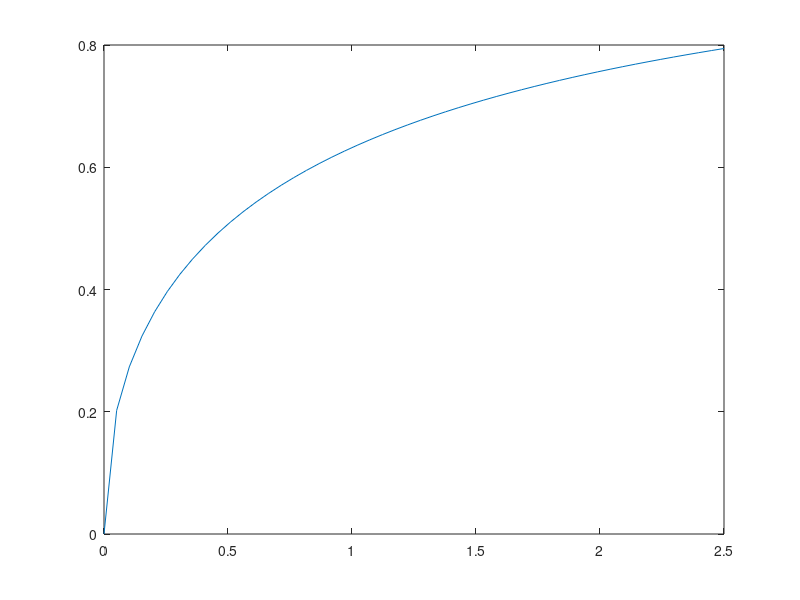

Source code (MATLAB): (Note: this script raises an error after producing the figure.)
% % % % % % % % % % % % % % % % % % % % % % % % % % % % % % % % 
%  RANDOM STUFF
% % % % % % % % % % % % % % % % % % % % % % % % % % % % % % % % 

% october 11, 2016
% weibull
clear all

a = 1;
lambda = 1;
k = .5;

xx = linspace(0,2.5,50);
y = a.*(1-exp(-(xx./lambda).^k));
plot(xx,y);



%% checking to see SD of nLLs for different model
% 6/29/2016

modelname = 'REM';
nSamples = 100;

% simulate data
[resp, tp] = simulate_resp(modelname,1,1,[])

paramtry = tp;
nLLVec = nan(1,nSamples);
for isample = 1:nSamples
    isample
    nLLVec(isample) = nLL_approx_vectorized(modelname,paramtry,1,resp.new,resp.old);
end

hist(nLLVec,15); defaultplot
std(nLLVec)

%% looking at diff parameters effect on log function
% july 7, 2016

xx = linspace(-10,10,100);
a = 1;
b = 1;
% c = .05;
nConf = 20;

% yy = a.*log(xx) + b;
signxx = sign(xx);
% yy = a.*log(xx) + b + nConf/2 + 1;
% yy2 = a.*log(xx.*exp(b)./a) + nConf/2 + 1;
% plot(xx,yy,'k',xx,yy2,'r--'); defaultplot
yy = min(max(round(a.*log(abs(xx)) + b + nConf/2 + 1),nConf/2 +1),nConf); % log function shifted up to confidence region
yy2 = min(max(round(a.*log(abs(xx) + b) + nConf/2 + 1),nConf/2 +1),nConf); % log function shifted up to confidence region
subplot(1,2,1);
plot(xx,yy,'k',xx,yy2,'r'); defaultplot
ylim([11 20])

yy(signxx == -1) = nConf+1 - yy(signxx == -1);
yy2(signxx == -1) = nConf+1 - yy2(signxx == -1);
subplot(1,2,2);
plot(xx,yy,'k',xx,yy2,'r'); defaultplot
ylim([ 1 20])
% blahhist = hist(yy,1:nConf)

% =======================================
%     MODEL FITTING RELATED
% =======================================


%% remove txt spacing for models and subjects

modelVec = {'FP','REM'};
binningfnVec = [3 4];
optimMethod = 'patternbayes';

nModels = length(modelVec);
nBinningfns = length(binningfnVec);
nSubj = 14;


for imodel = 1:nModels
    model = modelVec{imodel};
    
    for ibinningfn = 1:nBinningfns
        binningfn = binningfnVec(ibinningfn);
        
        for isubj = 1:nSubj
            removetxtspaces(model,binningfn,isubj,optimMethod);
        end
    end
end


%% checking which jobs need to be resubmitted

modelname = 'REM';
binningfn = 3;
optimMethod = 'patternbayes';
nSubj = 14;
z = nan(50,2);

for isubj = 1:nSubj
    removetxtspaces(modelname,binningfn,isubj,optimMethod)
    isubj
    for i=1:50
        z(i,2) = countnum2(modelname,binningfn,isubj,[1; i]);
        z(i,1)=i;
    end
    z'
end

%% separate jobs for each person
clear

modelname = 'FP';
binningfn = 3;
optimMethod = 'patternbayes';
subjids = 14;
Mmax = 50;
filepath = 'model/4_fitdata/';
approxTime = linspace(.22*1000/3600,4.61*1000/3600,50);
maxTime = 48;
nJobs = 15;
nStartVals = 10;

for isubj = 1:subjids
    isubj
    subjid = isubj;%subjids(isubj);
    
    jobnumVec = []; estTimeVec = [];
    for iM = 1:Mmax
        counts = max([nStartVals - countnum2(modelname, binningfn,subjid, [1;iM]) 0]);
        jobnumVec = [jobnumVec repmat(iM,1,counts)];
        estTimeVec = [estTimeVec repmat(approxTime(iM),1,counts)];
    end
    
    jobfilename = [filepath 'joblist_' modelname num2str(binningfn) '_subj' num2str(subjid) '.txt' ];
    create_joblist(jobfilename, jobnumVec, estTimeVec, maxTime, nJobs)
end



%% create joblist

nStartVals = 10;
esttimeVec = linspace(0.08,8,100);
jobnumVec = repmat([66:75],1,nStartVals);
esttimeVec = esttimeVec(jobnumVec);
maxTime = 64;
filepath = 'model/4_fitdata/';

% for subjid = 1:14;
%     jobfilename = [filepath 'joblist_' modelname num2str(binningfn) '_subj' num2str(subjid) '.txt' ];
%     create_joblist(jobfilename, jobnumVec, esttimeVec, maxTime);
% end

jobfilename = [filepath 'joblist_09052016.txt'];
create_joblist(jobfilename, jobnumVec, esttimeVec, maxTime);


%% checking nLLs are consistent (debugging)
% 08.15.2016

clear

modelname = 'FP';
optimMethod = 'patternbayes';
binningfn = 0;
memstrengthvar = 1;
load(['paramfit_' optimMethod '_' modelname num2str(binningfn) num2str(memstrengthvar) '.mat'])
subjids = 1;

load('subjdata.mat')
nLL = nan(1,length(subjids));
for isubj = subjids
    isubj
    nLL(isubj) = nLL_approx_vectorized( modelname, bestFitParam(isubj,:), binningfn, memstrengthvar, nNew_part(isubj,:), nOld_part(isubj,:), [], 50, 30 );
    %     bfp = [bestFitParam(isubj,[1 2 end 5 3 4]) 1e-3 1]; % for binningfn = 2, memstrengthvar = 1;
    %     bfp = [bestFitParam(isubj,[1 2 5 4]) 1 0 2 bestFitParam(isubj,3)]; % for binningfn = 1; memstrength = 0
    %     bfp = [bestFitParam(isubj,[1 2 5 4 3]) 0 2 1 ];
    bfp = [bestFitParam(isubj,[1 2 5 4 3]) 0 2 1]; % 01: pcorr --> lin
    memstrengthfn = 1;
    nLL2(isubj) = nLL_approx_vectorized2( modelname, bfp, memstrengthfn, nNew_part(isubj,:), nOld_part(isubj,:), [], 50, 30 );
end

[nLL_est(subjids) nLL' nLL2'] % nLL3']

%% debugging
isubj = 2;
[pnew pold] = nLL_approx_vectorized( modelname, bestFitParam(isubj,:), binningfn, memstrengthvar, nNew_part(isubj,:), nOld_part(isubj,:), [], 50, 30 );
figure; plot(1:20,pnew,1:20,pold)
ylim([0 0.3])

%% checking that nLLs are consistnent between old and new nLL functions

clear

modelname = 'REM';
optimMethod = 'patternbayes';
binningfn1 = 1;
memstrengthvar = 0;
binningfn2 = 1;
load(['paramfit_' optimMethod '_' modelname num2str(binningfn2) '.mat'])
load('subjdata.mat')
isubj = 14;

nSamples = 100;
newnLL = nan(1,nSamples);
oldnLL = nan(1,nSamples);
for isample = 1:nSamples;
    isample
    if binningfn1 == 1;
        bfp = [bestFitParam(isubj,:) 0];
        bfp(end-1) = -bfp(end-1);
    end
    newnLL(isample) = nLL_approx_vectorized( modelname, bfp, binningfn1, memstrengthvar, nNew_part(isubj,:), nOld_part(isubj,:), [], 50, 30 );
    oldnLL(isample) = nLL_approx_vectorized_old( modelname, bestFitParam(isubj,:), binningfn2, nNew_part(isubj,:), nOld_part(isubj,:), [], 50, 30 );
end

if nSamples > 10
    figure
    [counts,centers] = hist(newnLL);
    [counts2,centers2] = hist(oldnLL);
    plot(centers,counts,centers2,counts2)
    defaultplot
else
    [newnLL; oldnLL]
end

%% changing file names to be consistent with new model naming scheme
clear all

modelname = 'FPheurs';
binningfnnew = 1;
binningfnold = 1;
memstrengthvar = 0;
nParamsold = 4; % how many parameters does the old way have
filepath = 'model/4_fitdata/BPSfits/';

nSubj = 14;
for isubj = 1:nSubj
    % load old file
    filename = ['paramfit_patternbayes_' modelname num2str(binningfnold) ...
        '_subj' num2str(isubj) '.txt'];
    alldata = dlmread(filename);
    
    % flip d0
    alldata(:,nParamsold) = -alldata(:,nParamsold);
    alldata(:,2*nParamsold+1) = -alldata(:,2*nParamsold+1);
    
    % add 0 sigma_mc
    nrows = size(alldata,1);
    alldata = [alldata(:,1:nParamsold) zeros(nrows,1) ...
        alldata(:,nParamsold+1:2*nParamsold+1) zeros(nrows,1) alldata(:,2*nParamsold+2)];
    
    % write to new file
    newfilename = [filepath 'paramfit_patternbayes_' modelname num2str(binningfnold) ...
        num2str(memstrengthvar) '_subj' num2str(isubj) '.txt'];
    
    fid = fopen(newfilename, 'w');
    formatSpec = repmat('%4.4f \t ',1,2*nParamsold+4);
    formatSpec = [formatSpec(1:end-3) '\r\n'];
    
    for irows = 1:nrows;
        fprintf(fid, formatSpec, alldata(irows,:));
    end
    fclose(fid);
    
end

%% checking nLL of fit parameters with nLL given

bestFitParam(isubj,:)
nLL_est(isubj,:)

[nnew_part, nold_part] = loadsubjdata(isubj,modelname,20);
nLL_approx_vectorized(modelname,bestFitParam(isubj,:),binningfn,nnew_part,nold_part)

%% saving data and model for each subject
clear all

modelname = 'FP';
binningfn = 3;
subjids = 1:14;
nSubj = length(subjids);
optimMethod = 'patternbayes';

load(['paramfit_' optimMethod '_' modelname num2str(binningfn) '.mat'])

% do this part while on debugger
plotparamfits(modelname,binningfn,optimMethod,bestFitParam(subjids,:),20, 0, 0, subjids, [1 1 0 0])
model = [];
model.new = round(pNew_est*150);
model.old = round(pOld_est*150);
data = [];
data.new = nNew_part;
data.old = nOld_part;
save('datamodel_forRonald.mat','data','model');

%% looking at subject stuff
% debugging for REM subject 4

nSubj = 14;
nnew_part = nan(nSubj,20); nold_part = nnew_part;
for isubj = 1:nSubj
    [nnew_part(isubj,:), nold_part(isubj,:)] = loadsubjdata(isubj);
end

%% Figure 2B from Mickes et al., 2007 paper
% (percent correct for each confidence)

clear all

modelname = 'FP';
binningfn = 3;
optimMethod = 'patternbayes';
nX = 100;
nS = 50;

subjids = [1:10 12:14];
nSubj = length(subjids);

% get data for subjects
load('subjdata.mat')
nNew_part = sum(nNew_part(subjids,:));
nOld_part = sum(nOld_part(subjids,:));

% get number of responses for model
load(['paramfit_' optimMethod '_' modelname num2str(binningfn) '.mat'],'bestFitParam') % load bestFitParam
nNew_mod = nan(14,20); nOld_mod = nNew_mod;
for isubj = 1:14;
    subjid = subjids(isubj)
    theta = bestFitParam(subjid,:);
    
    [nNew_mod(isubj,:), nOld_mod(isubj,:)] = simulate_data(modelname, theta, binningfn, nX, nS);
end

% sum of model predictions
nNew_mod_all = sum(nNew_mod(subjids,:));
nOld_mod_all = sum(nOld_mod(subjids,:));

% plot of responses of frequencies
figure; bar([nNew_part; nNew_mod_all; nOld_part; nOld_mod_all]');
legend('data new','model new', 'data old', 'model old')
axis([0.5 20.5 0 250]); defaultplot; defaultplot;
xlabel('Rating')
ylabel('Frequency')

% pc for confidence
PC_part = [nNew_part(1:10)./(nOld_part(1:10) + nNew_part(1:10)) nOld_part(11:20)./(nNew_part(11:20) + nOld_part(11:20))];
PC_mod = [nNew_mod_all(1:10)./(nOld_mod_all(1:10) + nNew_mod_all(1:10)) nOld_mod_all(11:20)./(nNew_mod_all(11:20) + nOld_mod_all(11:20))];
figure; bar([PC_part; PC_mod]'); axis([0.5 20.5 0.4 1]); legend('data','model'); defaultplot;
xlabel('Rating')
ylabel('Proportion Correct')

%% check variance of LL estimates
% clear

nSamples = 10;
modelname = 'REM';
binningfn = 1;
memstrengthvar = 0;
optimMethod = 'patternbayes';
subjid = 2;

% get best fit parameters and subject data
[nnew_part, nold_part] = loadsubjdata(subjid,modelname);
% load(['paramfit_' optimMethod '_' modelname num2str(binningfn) '.mat'])

nLLVec = nan(1,nSamples); timeVec = nan(1,nSamples);
for isamp = 1:nSamples
    isamp
    t0 = GetSecs;
    nLLVec(isamp) = nLL_approx_vectorized(modelname,bestFitParam(subjid,:),binningfn,memstrengthvar,nnew_part,nold_part,[],30,50);
    timeVec(isamp) = GetSecs - t0;
end

nLLVec

%% model comparison (AIC)
% 08182016

clear all

modelnames = {'FP','FP'};
binningfns = [3 5];
optimMethod = 'patternbayes';
nModels = length(modelnames);
nSubj = 14;

AICVec = nan(nSubj,nModels);
nLLMat = nan(nSubj,nModels);
for imodel = 1:nModels;
    modelname = modelnames{imodel};
    binningfn = binningfns(imodel);
    load(['paramfit_' optimMethod '_' modelname num2str(binningfn) '.mat']) % load bestFitParam
    k = size(bestFitParam,2) -1
    
    nLLMat(:,imodel) = nLL_est;
    AICVec(:,imodel) = 2*(k + nLL_est);
end

%% get UVSD binning to work
% 08.26.2016
clear all
theta = [1 1.25 1 0];
binningfn = 0;

[pnew, pold, confBounds] = responses_uneqVar(theta, binningfn);
centers_new = linspace(-3,3,50);
centers_old = linspace(theta(1)-3*theta(2),theta(1)+3*theta(2),50);
counts_new = normpdf(centers_new);
counts_old = normpdf(centers_old,theta(1),theta(2));

figure;
plot(centers_new, counts_new,'Color',aspencolors('greyblue')); hold on;
plot(centers_old, counts_old,'Color',aspencolors('dustygold'))
plot(repmat(confBounds(:),1,2)', repmat([0 max([counts_new(:); counts_old(:)])],length(confBounds),1)','Color',0.7*ones(1,3));

%% fit UVSD model
% 08.26.2016
clear all

modelname = 'UVSD';
binningfn = 4;
fixparams = [6; 0];
nStartVals = 2;

blah = GetSecs;
for isubj = 1:14
    isubj
    fitdata_cluster(isubj, modelname, binningfn, fixparams,[],[],nStartVals);
end
timee = GetSecs - blah

%% looking at how confhist is calculated. debugging
% 08.29.2016

load('paramfit_patternbayes_FP21.mat')
binningfn = 2;
memstrengthvar = 1;
isubj = 7;

theta = bestFitParam(isubj,:);
[nnew_part,nold_part] = loadsubjdata(isubj);
nLL_approx_vectorized( modelname, theta, binningfn, memstrengthvar, nnew_part, nold_part)

%% =====================================================
%       DOING STUFF WITH FIT PARAMETERS
% ======================================================
 clear all

modelname = 'FP';
binningfn = 4;
optimMethod = 'patternbayes';
subjids = [1:14];

%% remove txt spacing
for isubj = subjids
    removetxtspaces(modelname,isubj,optimMethod);
end

%% get MLE parameter estimates
getbestfitparams(modelname,subjids)

%% load MLE parameter estimates
load(['paramfit_' optimMethod '_' modelname num2str(binningfn) '.mat'])

%% plot best fit parameters
subjids = [1:14];
plotparamfits(modelname,bestFitParam(subjids,:),binningfn, 20, 0, subjids, [1 1 0 0])

%% calculate pnew and pold and save in file for ronald
load('subjdata.mat')

nSubj = 14;
nNew_mod = nan(nSubj,20); nOld_mod = nan(nSubj,20);
for isubj = 1:nSubj
    isubj
    [nNew_mod(isubj,:),nOld_mod(isubj,:)] = nLL_approx_vectorized(modelname,bestFitParam(isubj,:),binningfn, memstrengthvar, nNew_part(isubj,:), nOld_part(isubj,:), [], 100, 50);
end

nNew_mod = bsxfun(@times,nNew_mod,sum(nNew_part,2));
nOld_mod = bsxfun(@times,nOld_mod,sum(nOld_part,2));
save(['model/4_fitdata/BPSfits/' modelname num2str(binningfn) num2str(memstrengthvar) '_datamodel.mat'],'nNew_part','nOld_part','nNew_mod','nOld_mod')

%% getting the nLL of MLE estimate for each M


%% plotting binning function

xx = linspace(0,10,100);
nSubj = size(bestFitParam,1);
nConf = 20;

figure;
for isubj = 1:nSubj
    theta = bestFitParam(isubj,:);
    
    switch modelname
        case {'FP','FPheurs'}
            M = theta(1);
            sigma = theta(2);
        case 'REM'
            M = theta(1);                   % number of features
            g = theta(2);                   % probability of success (for geometric distribution)
            ustar = theta(3);               % probability of encoding something
            c = theta(4);                   % probability of encoding correct feature value
            m = theta(5);                   % number of storage attempts
            
            p0 = (1-ustar)^m;               % probability of x_ij= 0
            pM = (1-p0)*geocdf(m-1,c);      % probability of x_ij = s_ij (match)
            pQ = 1 - p0 - pM;               % probability drawn randomly (mismatch)
    end
    
    binvalues = 1.5:(nConf/2 - 0.5);
    switch binningfn
        case 0
            slope = theta(end-2);
        case 1
            k = theta(end-2);
        case 2 % logarithmic
            a = theta(end-3);
            b = theta(end-2);
        case 3 % power law
            a = theta(end-4);
            b = theta(end-3);
            gamma = theta(end-2);
            yy = a.*((xx.^gamma - 1)./gamma) + b;
            tempp = gamma.*(binvalues -b)./a + 1;
            tempp(tempp < 0) = nan;
            confbounds = tempp.^(1/gamma);
        case 4 % weibull
            scale = theta(end-5);
            shift = theta(end-4);
            a = theta(end-3);
            b = theta(end-2);
            yy = a.*(1-exp(-(xx./scale).^shift)) + b;
            tempp = 1 - (binvalues -b)./a;
            tempp(tempp < 0) = nan;
            tempp(tempp > 1) = nan;
            confbounds = scale.*(-log(tempp)).^(1/shift);
    end
    d0 = theta(end-1);
    
    subplot(4,4,isubj);
    plot(xx,yy,'k-')
    hold on;
    plot(confbounds+d0,binvalues,'ok')
    defaultplot
    ylim([1 10])
    title(['subj ' num2str(isubj)])
    
end


%% % % % % % % % % % % % % % % % % % % % % % % % % % % % % % % % % % % % 
%  PARAMETER RECOVERY
% % % % % % % % % % % % % % % % % % % % % % % % % % % % % % % % % % % % 

modelname = 'FP21';
load(['paramfit_patternbayes_' modelname '.mat'])
m = mean(bestFitParam);
covv = cov(bestFitParam);

nSubj = 50;
trueparams = mvnrnd(m,covv,nSubj);
trueparams(:,5) = 0;

for isubj = 1:nSubj
    
end


%% % % % % % % % % % % % % % % % % % %
%   SIMULATING DATA WITH COVARIANCE STRUCTURE
% % % % % % % % % % % % % % % % % % %

modelname = 'FP21';
load(['paramfit_patternbayes_' modelname '.mat'])

MU = mean(bestFitParam);
SIGMA = cov(bestFitParam);

nSubj = 50;
trueparams = [];
while size(trueparams,1)<nSubj;
    tempparams = mvnrnd(MU,SIGMA,nSubj-size(trueparams,1));
    
    tempparams(:,1) = round(tempparams(:,1)); % M
    tempparams(tempparams(:,1)>75,:) = []; % deleting M larger than 75
    tempparams(tempparams(:,1)<0,:) = []; % negative M
    tempparams(tempparams(:,2)<0,:) = []; % negative sigma
    tempparams(tempparams(:,end)<0,:) = []; % negative MC noise
    
    trueparams = [trueparams; tempparams];
end

trueparams = tempparams(:,5) == 0; % d0

